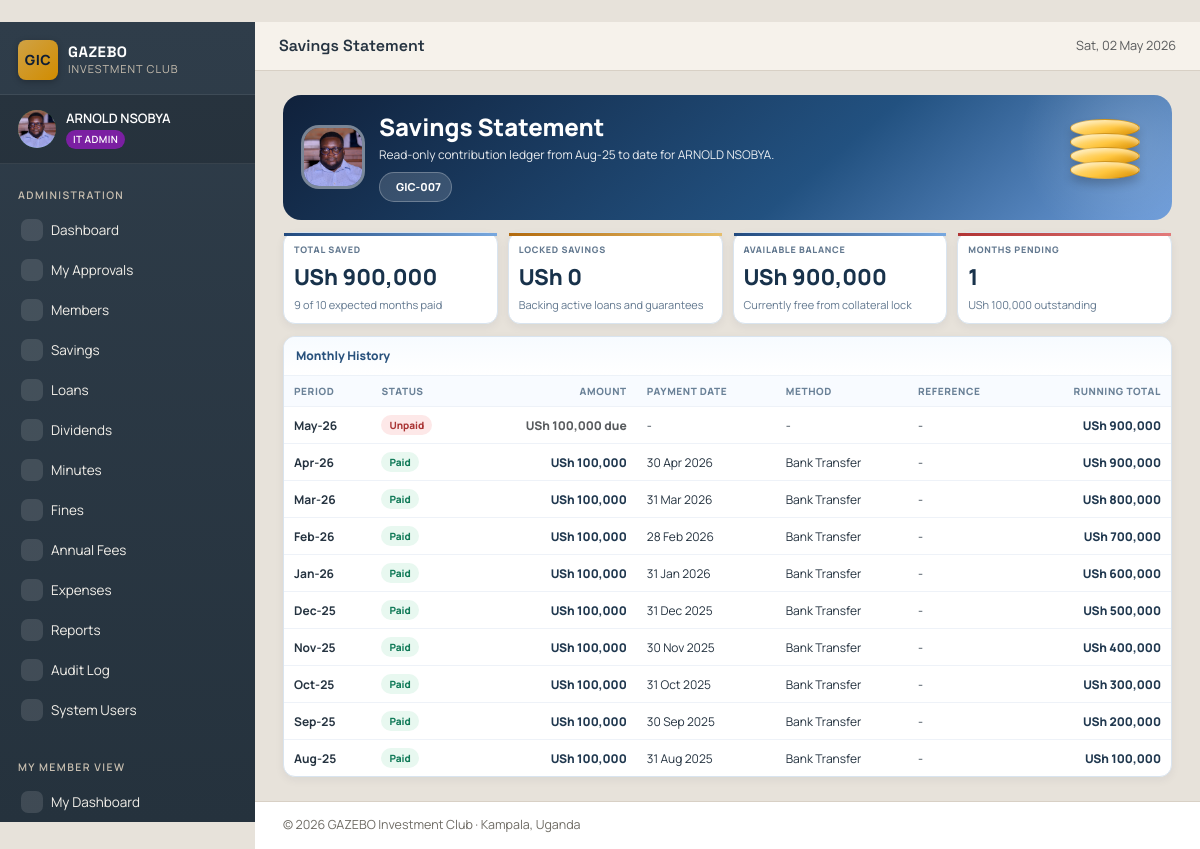
Screenshot of /member/savings (signed in) with the database file from the repository.
### tables this page shows
CREATE TABLE members (
    id              INTEGER PRIMARY KEY AUTOINCREMENT,
    member_no       TEXT UNIQUE NOT NULL,         -- e.g. GIC-001
    full_name       TEXT NOT NULL,
    phone           TEXT,
    email           TEXT,
    national_id     TEXT,
    district        TEXT DEFAULT 'Kampala',
    address         TEXT,
    next_of_kin     TEXT,
    nok_phone       TEXT,
    role            TEXT NOT NULL DEFAULT 'MEMBER',
    join_date       DATE NOT NULL,
    status          TEXT DEFAULT 'Active',        -- Active / Inactive / Suspended
    photo_url       TEXT,
    notes           TEXT,
    created_at      TIMESTAMP DEFAULT CURRENT_TIMESTAMP,
    updated_at      TIMESTAMP DEFAULT CURRENT_TIMESTAMP
, surname TEXT, first_name TEXT, other_names TEXT, gender TEXT, date_of_birth DATE, nationality TEXT DEFAULT 'Ugandan', marital_status TEXT, tin TEXT, nid_copy_url TEXT, alt_phone TEXT, whatsapp_no TEXT, village_street TEXT, employment_status TEXT, occupation TEXT, employer_business TEXT, monthly_income REAL, monthly_contribution REAL DEFAULT 100000, preferred_pay_date INTEGER, mobile_money_no TEXT, bank_account_no TEXT, share_account_no TEXT, nok_relationship TEXT, nok_address TEXT, nid_copy_approved INTEGER DEFAULT 0, membership_form_url TEXT);

CREATE TABLE savings (
    id              INTEGER PRIMARY KEY AUTOINCREMENT,
    member_id       INTEGER NOT NULL,
    period          TEXT NOT NULL,                -- YYYY-MM e.g. 2025-08
    amount          INTEGER NOT NULL,             -- In UGX, whole numbers
    payment_date    DATE NOT NULL,
    payment_method  TEXT DEFAULT 'Cash',          -- Cash / Mobile Money / Bank
    reference_no    TEXT,
    notes           TEXT,
    recorded_by     INTEGER,                      -- user id of admin who recorded
    created_at      TIMESTAMP DEFAULT CURRENT_TIMESTAMP,
    FOREIGN KEY (member_id) REFERENCES members(id) ON DELETE CASCADE,
    FOREIGN KEY (recorded_by) REFERENCES users(id),
    UNIQUE (member_id, period)
);

### member_routes.py (the view)
@bp.route('/savings')
def savings_statement():
    db = get_db()
    member = _current_member()
    savings = db.execute(
        "SELECT * FROM savings WHERE member_id=? ORDER BY period DESC",
        (member['id'],),
    ).fetchall()
    total = sum(s['amount'] for s in savings)
    locked = get_member_locked_amount(db, member['id'])
    available = max(0, total - locked)
    expected_periods = all_savings_periods()
    join_date = member['join_date']
    if isinstance(join_date, str):
        join_d = datetime.strptime(join_date, '%Y-%m-%d').date()
    else:
        join_d = join_date
    join_period = period_str(join_d)
    expected = [p for p in expected_periods if p >= join_period]
    paid_map = {s['period']: s for s in savings}
    history = []
    running_total = 0
    for p in expected:
        s = paid_map.get(p)
        amount = s['amount'] if s else 0
        running_total += amount
        history.append({
            'period':       p,
            'label':        period_label(p),
            'amount':       amount,
            'paid':         bool(s),
            'payment_date': s['payment_date'] if s else None,
            'method':       s['payment_method'] if s else None,
            'reference':    s['reference_no'] if s else None,
            'running':      running_total,
        })
    history.reverse()
    return render_template(
        'member/savings_statement.html',
        member=member,
        total=total, locked=locked, available=available,
        history=history,
        expected_count=len(expected),
        paid_count=len(savings),
    )

### templates/member/savings_statement.html (shortened to what this page needs)
﻿{% extends "base.html" %}
{% block topbar %}Savings Statement{% endblock %}
{% block content %}
<div class="ms-root">
  <div class="ms-hero">
    <div class="ms-id"><div class="ms-avatar">{% if member.photo_url %}<img src="{{ url_for('static', filename=member.photo_url) }}" alt="{{ member.full_name }}">{% else %}{{ (member.full_name or 'U')[0]|upper }}{% endif %}</div><div><h1>Savings Statement</h1><div class="ms-sub">Read-only contribution ledger from {{ CONFIG.SAVINGS_START_PERIOD|period_label }} to date for {{ member.full_name }}.</div><div class="ms-chip"> {{ member.member_no }}</div></div></div>
    <div class="ms-art" aria-hidden="true"><div class="ms-stack"><span></span><span></span><span></span><span></span></div></div>
  </div>
  <div class="ms-kpis">
    <div class="ms-kpi"><div class="k">Total Saved</div><div class="v">{{ total|money }}</div><div class="s">{{ paid_count }} of {{ expected_count }} expected months paid</div></div>
    <div class="ms-kpi warn"><div class="k">Locked Savings</div><div class="v">{{ locked|money }}</div><div class="s">Backing active loans and guarantees</div></div>
    <div class="ms-kpi"><div class="k">Available Balance</div><div class="v">{{ available|money }}</div><div class="s">Currently free from collateral lock</div></div>
    <div class="ms-kpi {{ (expected_count - paid_count) > 0 and 'bad' or '' }}"><div class="k">Months Pending</div><div class="v">{{ expected_count - paid_count }}</div><div class="s">{{ ((expected_count - paid_count) * CONFIG.MONTHLY_SAVINGS_AMOUNT)|money }} outstanding</div></div>
  </div>
  <div class="ms-panel">
    <div class="ms-head"> Monthly History</div>
    <div class="table-responsive">
      <table class="ms-table">
        <thead><tr><th>Period</th><th>Status</th><th class="ms-money">Amount</th><th>Payment Date</th><th>Method</th><th>Reference</th><th class="ms-money">Running Total</th></tr></thead>
        <tbody>
          {% for h in history %}
          <tr>
            <td><strong>{{ h.label }}</strong></td>
            <td>{% if h.paid %}<span class="ms-badge paid">Paid</span>{% else %}<span class="ms-badge unpaid">Unpaid</span>{% endif %}</td>
            <td class="ms-money">{% if h.paid %}{{ h.amount|money }}{% else %}<span class="text-muted">{{ CONFIG.MONTHLY_SAVINGS_AMOUNT|money }} due</span>{% endif %}</td>
            <td>{{ h.payment_date|datefmt if h.payment_date else '-' }}</td>
            <td>{{ h.method or '-' }}</td>
            <td>{{ h.reference or '-' }}</td>
            <td class="ms-money">{{ h.running|money }}</td>
          </tr>
          {% endfor %}
        </tbody>
      </table>
    </div>
  </div>
</div>
{% endblock %}

### templates/base.html (shortened to what this page needs)
﻿<!doctype html>
<html lang="en">
<head>
  <link href="https://cdn.jsdelivr.net/npm/bootstrap@5.3.3/dist/css/bootstrap.min.css" rel="stylesheet">
  <link href="https://cdn.jsdelivr.net/npm/bootstrap-icons@1.11.3/font/bootstrap-icons.css" rel="stylesheet">
  <link rel="stylesheet" href="https://unpkg.com/@phosphor-icons/web@2.1.1/src/regular/style.css">
  <link rel="stylesheet" href="{{ url_for('static', filename='css/style.css') }}">
</head>
<body class="app-body">
  {% if session.user_id %}
  <div class="app-shell">
    <aside class="app-sidebar" id="sidebar">
      <div class="brand">
        <div class="brand-mark">GIC</div>
        <div class="brand-text">
          <div class="brand-name">GAZEBO</div>
          <div class="brand-sub">Investment Club</div>
        </div>
      </div>
      <div class="user-card">
        <div class="user-avatar">
          {% if session.photo_url %}
          <img src="{{ url_for('static', filename=session.photo_url) }}" alt="Profile photo" class="avatar-img">
          {% else %}
          {{ session.full_name[0]|upper if session.full_name else 'U' }}
          {% endif %}
        </div>
        <div class="user-meta">
          <div class="user-name">{{ session.full_name }}</div>
          <div class="user-role">
            <span class="role-badge role-{{ session.role|lower }}">
              {% if session.role == 'IT_ADMIN' %}IT Admin
              {% elif session.role == 'CHAIRMAN' %}Chairman
              {% elif session.role == 'SECRETARY' %}Secretary
              {% elif session.role == 'TREASURER' %}Treasurer
              {% elif session.role == 'COMMITTEE' %}Committee
              {% else %}Member{% endif %}
            </span>
          </div>
        </div>
      </div>
      <nav class="app-nav">
        {% if ROLES[session.role].admin %}
          <div class="nav-section">Administration</div>
          <a href="{{ url_for('admin.dashboard') }}" class="nav-link {% if request.endpoint == 'admin.dashboard' %}active{% endif %}">
            <i class="ph ph-gauge"></i> Dashboard
          </a>
          <a href="{{ url_for('admin.approvals') }}" class="nav-link {% if request.endpoint == 'admin.approvals' %}active{% endif %}" style="position:relative">
            <i class="ph ph-check-square"></i> My Approvals
          </a>
          <a href="{{ url_for('admin.members_list') }}" class="nav-link {% if request.endpoint and request.endpoint.startswith('admin.member') %}active{% endif %}">
            <i class="ph ph-users-three"></i> Members
          </a>
          <a href="{{ url_for('admin.savings_list') }}" class="nav-link {% if request.endpoint and request.endpoint.startswith('admin.savings') %}active{% endif %}">
            <i class="ph ph-bank"></i> Savings
          </a>
          <a href="{{ url_for('admin.loans_list') }}" class="nav-link {% if request.endpoint and request.endpoint.startswith('admin.loan') %}active{% endif %}">
            <i class="ph ph-hand-coins"></i> Loans
          </a>
          <a href="{{ url_for('admin.dividends_list') }}" class="nav-link {% if request.endpoint and request.endpoint.startswith('admin.dividend') %}active{% endif %}">
            <i class="ph ph-chart-line-up"></i> Dividends
          </a>
          <a href="{{ url_for('admin.minutes_list') }}" class="nav-link {% if request.endpoint and request.endpoint.startswith('admin.minutes') %}active{% endif %}">
            <i class="ph ph-notepad"></i> Minutes
          </a>
          <a href="{{ url_for('admin.fines_list') }}" class="nav-link {% if request.endpoint and request.endpoint.startswith('admin.fines') %}active{% endif %}">
            <i class="ph ph-warning-octagon"></i> Fines
          </a>
          <a href="{{ url_for('admin.fees_list') }}" class="nav-link {% if request.endpoint and request.endpoint.startswith('admin.fees') %}active{% endif %}">
            <i class="ph ph-receipt"></i> Annual Fees
          </a>
          <a href="{{ url_for('admin.expenses_list') }}" class="nav-link {% if request.endpoint and request.endpoint.startswith('admin.expenses') %}active{% endif %}" style="position:relative">
            <i class="ph ph-wallet"></i> Expenses
          </a>
          <a href="{{ url_for('admin.reports') }}" class="nav-link {% if request.endpoint == 'admin.reports' %}active{% endif %}">
            <i class="ph ph-chart-bar"></i> Reports
          </a>
          {% if session.role in ('IT_ADMIN', 'CHAIRMAN') %}
          <a href="{{ url_for('admin.audit_list') }}" class="nav-link {% if request.endpoint == 'admin.audit_list' %}active{% endif %}">
            <i class="ph ph-shield-check"></i> Audit Log
          </a>
          <a href="{{ url_for('admin.users_list') }}" class="nav-link {% if request.endpoint and request.endpoint.startswith('admin.users') %}active{% endif %}">
            <i class="ph ph-user-gear"></i> System Users
          </a>
          {% endif %}
          <div class="nav-section mt-3">My Member View</div>
          <a href="{{ url_for('member.dashboard') }}" class="nav-link {% if request.endpoint == 'member.dashboard' %}active{% endif %}">
            <i class="ph ph-house-line"></i> My Dashboard
          </a>
        {% endif %}
      </nav>
    </aside>
    <div class="app-content">
      <header class="app-topbar">
        <div class="topbar-title">{% block topbar %}{% endblock %}</div>
        <div class="topbar-actions">
          <span class="text-muted small d-none d-md-inline">{{ today.strftime('%a, %d %b %Y') }}</span>
        </div>
      </header>
      <main class="app-main">
        {% block content %}{% endblock %}
      </main>
      <footer class="app-footer">
        &copy; {{ today.year }} {{ CONFIG.CLUB_NAME }} &middot; {{ CONFIG.CLUB_LOCATION }}
      </footer>
    </div>
  </div>
  {% else %}
    {% block auth_content %}{% endblock %}
  {% endif %}
</body>
</html>

### rows the page displays
members: photo_url (picture), full_name "ARNOLD NSOBYA", member_no "GIC-007"
savings: label "Apr-26", shows "Paid", amount "USh 100,000", payment_date "30 Apr 2026", payment_method "Bank Transfer", reference "-", running "USh 900,000"
savings: label "Mar-26", shows "Paid", amount "USh 100,000", payment_date "31 Mar 2026", payment_method "Bank Transfer", reference "-", running "USh 800,000"
savings: label "Feb-26", shows "Paid", amount "USh 100,000", payment_date "28 Feb 2026", payment_method "Bank Transfer", reference "-", running "USh 700,000"
savings: label "Jan-26", shows "Paid", amount "USh 100,000", payment_date "31 Jan 2026", payment_method "Bank Transfer", reference "-", running "USh 600,000"
savings: label "Dec-25", shows "Paid", amount "USh 100,000", payment_date "31 Dec 2025", payment_method "Bank Transfer", reference "-", running "USh 500,000"
savings: label "Nov-25", shows "Paid", amount "USh 100,000", payment_date "30 Nov 2025", payment_method "Bank Transfer", reference "-", running "USh 400,000"
savings: label "Oct-25", shows "Paid", amount "USh 100,000", payment_date "31 Oct 2025", payment_method "Bank Transfer", reference "-", running "USh 300,000"
savings: label "Sep-25", shows "Paid", amount "USh 100,000", payment_date "30 Sep 2025", payment_method "Bank Transfer", reference "-", running "USh 200,000"
savings: label "Aug-25", shows "Paid", amount "USh 100,000", payment_date "31 Aug 2025", payment_method "Bank Transfer", reference "-", running "USh 100,000"

### other values shown
{{ today.strftime('%a, %d %b %Y') }} "Sat, 02 May 2026"
{{ CONFIG.SAVINGS_START_PERIOD|period_label }} "Aug-25"
{{ total|money }} "USh 900,000"
{{ paid_count }} "9"
{{ expected_count }} "10"
{{ locked|money }} "USh 0"
{{ available|money }} "USh 900,000"
{{ expected_count - paid_count }} "1"
{{ ((expected_count - paid_count) * CONFIG.MONTHLY_SAVINGS_AMOUNT)|money }} "USh 100,000"
{{ h.label }} "May-26"
{{ CONFIG.MONTHLY_SAVINGS_AMOUNT|money }} "USh 100,000"
{{ h.payment_date|datefmt if h.payment_date else '-' }} "-"
{{ h.method or '-' }} "-"
{{ h.reference or '-' }} "-"
{{ h.running|money }} "USh 900,000"
